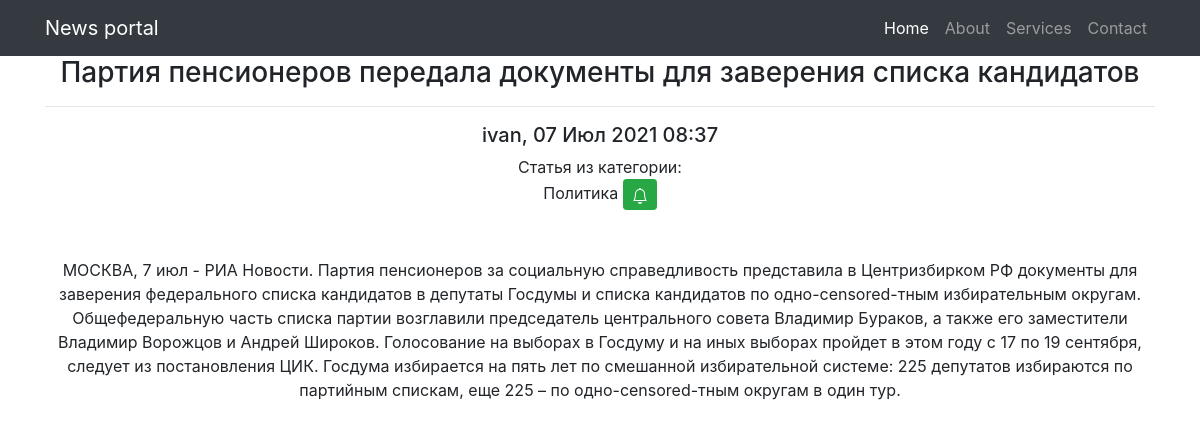
The page /posts/17/ (signed in) on the database its author committed.
### news/models.py (models this page shows, shortened)
class Post(models.Model):
    author = models.ForeignKey(Author, on_delete=models.CASCADE, verbose_name='Автор')
    NEWS = 'NW'
    ARTICLE = 'AR'
    RUBRIC = (
        (NEWS, 'Новость'), (ARTICLE, 'Статья')
    )
    categoryType = models.CharField(max_length=2, choices=RUBRIC, default=ARTICLE)
    time_post = models.DateTimeField(auto_now_add=True, verbose_name='Время публикации')
    postCategory = models.ManyToManyField(Category, through='PostCategory', verbose_name='Категория')
    title = models.CharField(max_length=128, verbose_name='Заголовок')
    text = models.TextField()
    rating = models.SmallIntegerField(default=0)
    class Meta:
        verbose_name = 'Публикация'
        verbose_name_plural = 'Публикации'

class Author(models.Model):
    authorUser = models.OneToOneField(User, on_delete=models.CASCADE)
    ratingAuthor = models.SmallIntegerField(default=0)
    def __str__(self):
        return self.authorUser.username
    class Meta:
        verbose_name = 'Автор'
        verbose_name_plural = 'Авторы'

class Category(models.Model):
    name = models.CharField(max_length=32, unique=True, verbose_name='Категория')
    subscribers = models.ManyToManyField(User, blank=True)
    def __str__(self):
        return self.name
    class Meta:
        verbose_name = 'Категория'
        verbose_name_plural = 'Категории'

### news/views.py (the view, shortened to what this page needs)
# urls.py: path('<int:pk>/', PostDetailView.as_view(), name='post_detail'),
class PostDetailView(PermissionRequiredMixin, DetailView):
    model = Post
    template_name = 'post_detail.html'
    context_object_name = 'post'
    permission_required = ('news.add_post',)
    def get_object(self, *args, **kwargs):  # переопределяем метод получения объекта, как ни странно
        obj = cache.get(f'post-{self.kwargs["pk"]}', None)  # кэш очень похож на словарь, и метод get действует также. Он забирает значение по ключу, если его нет, то забирает None.
        if not obj:
            obj = super().get_object(queryset=self.queryset)
            cache.set(f'post-{self.kwargs["pk"]}', obj)
        return obj
    def get_context_data(self, *args, **kwargs):
        context = super(PostDetailView, self).get_context_data(**kwargs)
        try:
            context['PCC'] = PostCategory.objects.get(postThrough=self.kwargs['pk']).categoryThrough
            context['all_category'] = Category.objects.get(post=self.kwargs.get('pk'))
            context['is_subscriber'] = Category.objects.get(post=self.kwargs.get('pk')).subscribers.filter(username=self.request.user).exists()
        except Comment.DoesNotExist:
            context['PCC'] = None
            context['all_category'] = None
        return context

### news/templatetags/custom_filters.py (called while the page is built)
@register.filter(name='censor')  # регистрируем наш фильтр под именем Censor
def censor(text):
    for word in censored_words:
        if word in text:
            text = text.replace(word, '-censored-')
        else:
            continue
    return text

### news/templates/news/post_detail.html (shortened to what this page needs)
{% extends 'flatpages/default.html' %}
{% load custom_filters %}
{% load cache %}
{% block content %}
<h3> {{ post.title|censor }} </h3>
<hr>
<h5> {{ post.author }}, {{ post.time_post|date:'d M Y H:i' }}</h5>
<div>
{% if PCC %}
    {{ post.get_categoryType_display }} из категории:
<div>
{% if user.is_authenticated %}
    {% if not is_subscriber %}
    <form action="{% url 'subscribe' PCC.pk %}" method="POST">
        {{ PCC }}
        <button class="btn btn-success btn-sm" type="submit"></button>
    </form>
    {% endif %}
{% endif %}
</div>
    <br><br>
    <p>{{ post.text|censor }}</p>
    <br>
    {% else %}
        <h2>Категория не присвоена!</h2>
    {% endif %}
</div>
{% endblock content %}

### rows shown on the page
Post: title|censor "Партия пенсионеров передала документы для заверения списка кандидатов", author "ivan", time_post "07 Июл 2021 08:37", categoryType "Статья", text|censor "МОСКВА, 7 июл - РИА Новости. Партия пенсионеров за социальную справедливость представила в Центризбирком РФ документы для заверения федерального списка кандидатов в депутаты Госдумы и списка кандидатов по одно-censored-тным избирательным округам. Общефедеральную часть списка партии возглавили председатель центрального совета Владимир Бураков, а также его заместители Владимир Ворожцов и Андрей Широков. Голосование на выборах в Госдуму и на иных выборах пройдет в этом году с 17 по 19 сентября, следует из постановления ЦИК. Госдума избирается на пять лет по смешанной избирательной системе: 225 депутатов избираются по партийным спискам, еще 225 – по одно-censored-тным округам в один тур."
Category: name "Политика"
